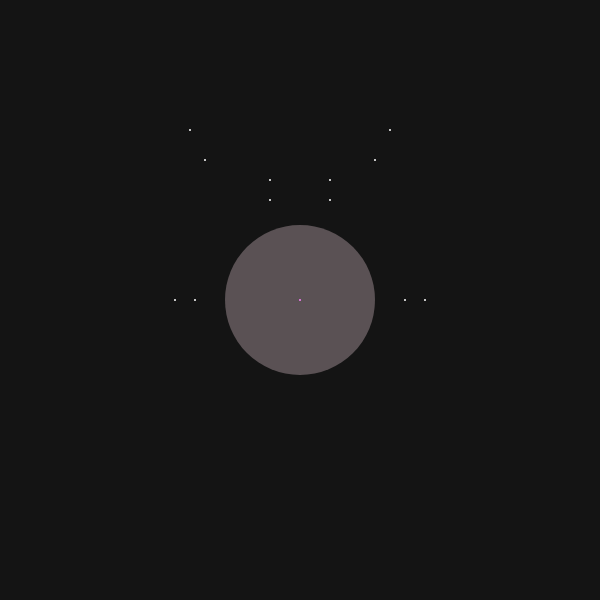
Frame 1 (no input)
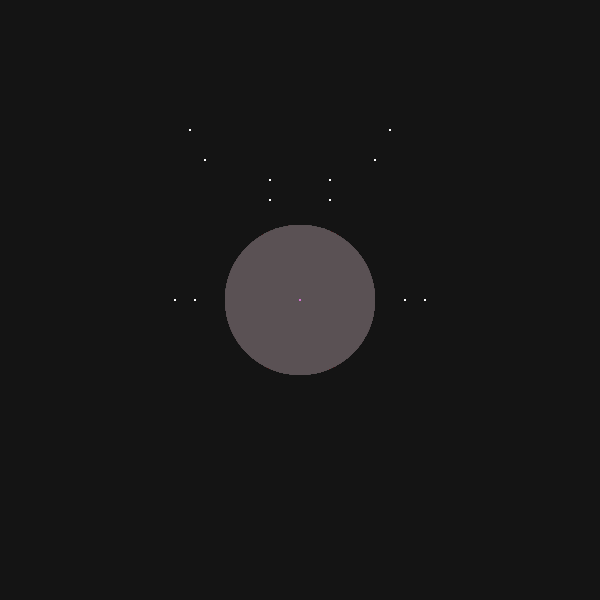
Frame 60 (no input)
Frame 120 (the mouse pressed at the canvas centre since frame 60): identical to frame 60, image omitted

The p5.js sketch that drew these frames (run headless with seeded random() and noise() and a simulated clock; from frame 60 on, the mouse is pressed at the canvas centre):

// p5.js sketch
// ── sketch.js


function setup() {
  createCanvas(600,600);
  background(20);
  fill(255);
}

function draw() {
let ofx=width/2;
let ofy=height/2;
let objscale;

if (width <= height) 
{
objscale = width/2;
} else {
objscale = width/4;
}

//face start
noStroke();
fill(90,81,84);
 ellipse(ofx, ofy, objscale/2, objscale/2);

 fill(255);
circle(175,300,2);
circle(190,130,2);
circle(270,180,2);

circle(425,300,2);
circle(390,130,2);
circle(330,180,2);

circle(195,300,2);
circle(205,160,2);
circle(270,200,2);

circle(405,300,2);
circle(375,160,2);
circle(330,200,2);

fill(255,128,255)
circle(ofx,ofy,2)
}
